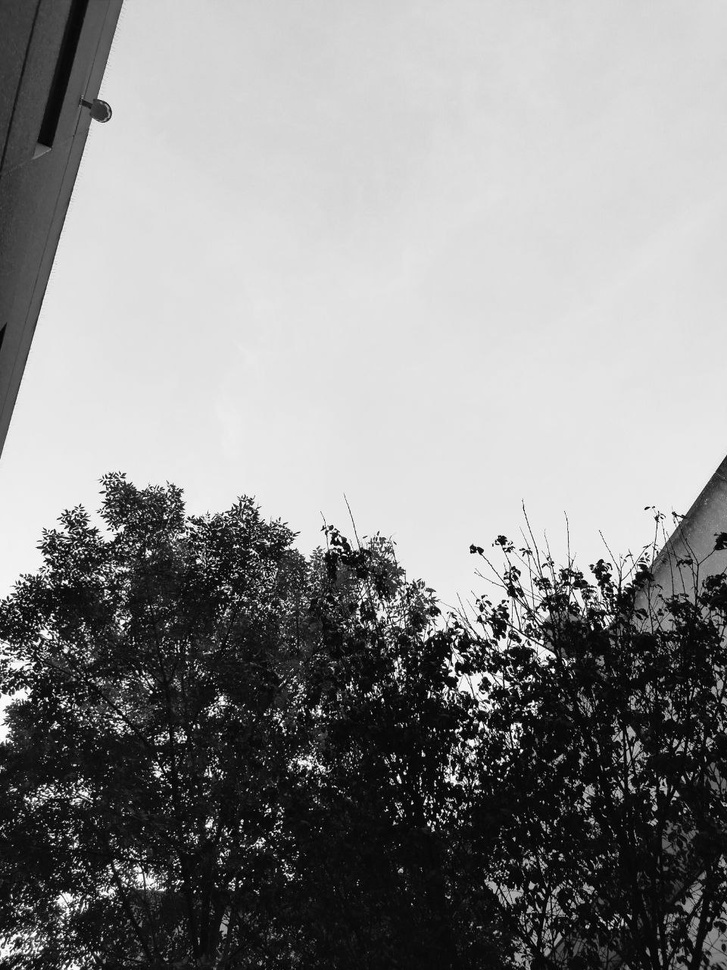
%> input picture IMG/1.jpg, 727 x 970 px, shrunk from 960 x 1280 before the run
$ octave Ecualizar_Img.m   (GNU Octave 9; MATLAB toolbox functions it lacks are replaced by stand-ins)
%> lines starting %> are read from the running program, lines starting %| are printed output that depends on the picture
clc;
clear all;
close all;

%Extraccion de las imagenes
ruta={'IMG/1.jpg','IMG/2.jpg','IMG/3.jpg','IMG/4.jpg'};

for k=1:4
    %Abrir la imagen
    img=imread(string(ruta(k)));
%> img is the input picture: size 970x727x3 uint8; min 0, max 255, mean 138.9

    %Interfaz para pedir los niveles discretos de gris
    prompt="Ingrese el valor del nivel discreto de gris";
    t='Valor del nivel de gris';
    dims=[1 50];
    definput={'20'};
    n=inputdlg(prompt,t,dims,definput);
%> the answer given: 20
    n=str2double(n);

    %Ecualizacion de la imagen
    imgec=histeq(img,n);%Número de niveles discretos de gris
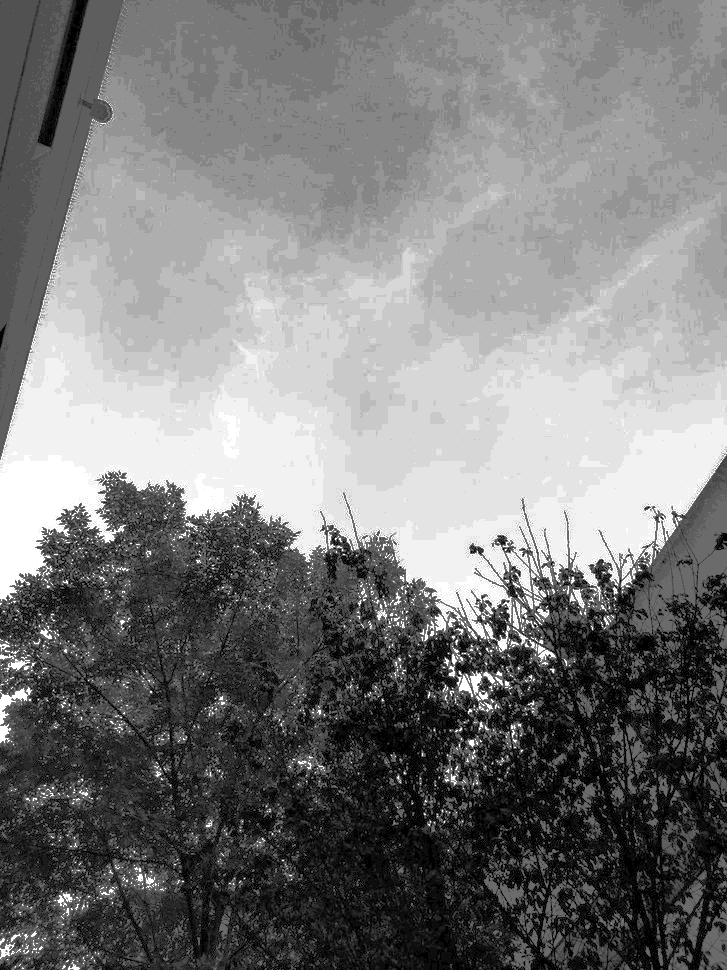
%> imgec: size 970x727x3 uint8; min 0, max 255, mean 123.3

    %Mostramos la imagen
    figure
    imshowpair(img,imgec,'montage')
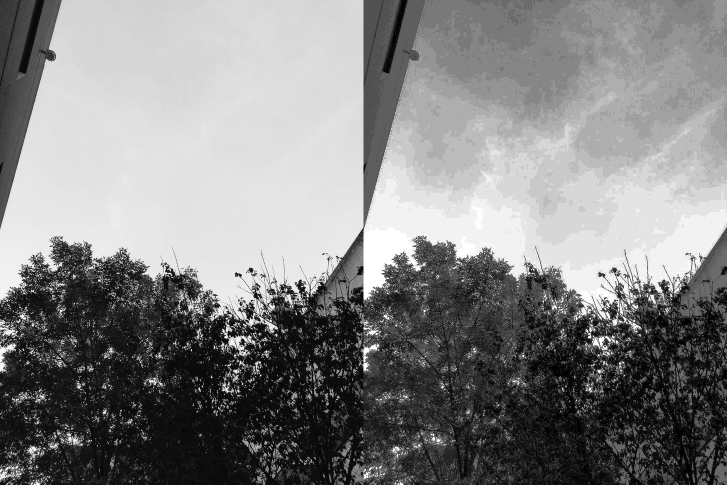
%> displayed picture: size 970x1454x3, on the screen's scale of 0 to 255 (shown at 1/2 size); min 0, max 255, mean 131.1

    figure
    subplot(1,2,1)
    imhist(img)
    title('Histograma original')
    subplot(1,2,2)
    imhist(imgec)
    title('Histograma Ecualizado')
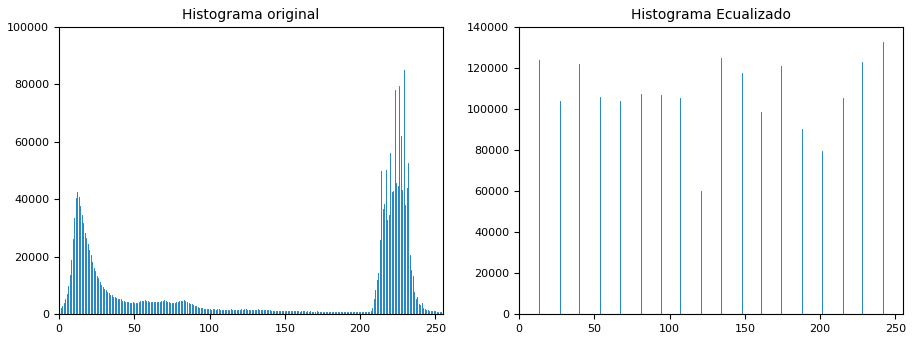
%> figure redrawn from the program's plot data, 2 panels; panel 1: highest point at x = 229, y = 85092; panel 2: highest point at x = 242, y = 132519
end
%> pass 2 of the loop `for k=1:4`:
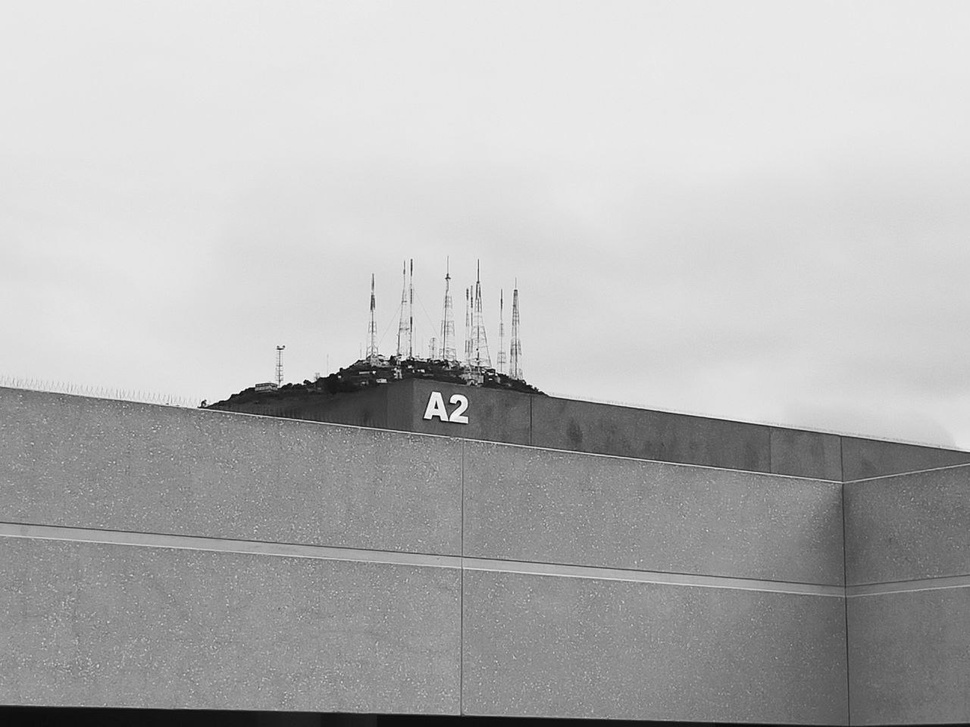
%> input picture IMG/2.jpg, 970 x 727 px, shrunk from 1280 x 960 before the run
%> img is the input picture: size 727x970x3 uint8; min 0, max 255, mean 180.3
%> the answer given: 20
%> imgec: size 727x970x3 uint8
%> `imshowpair(img,imgec,'montage')`:
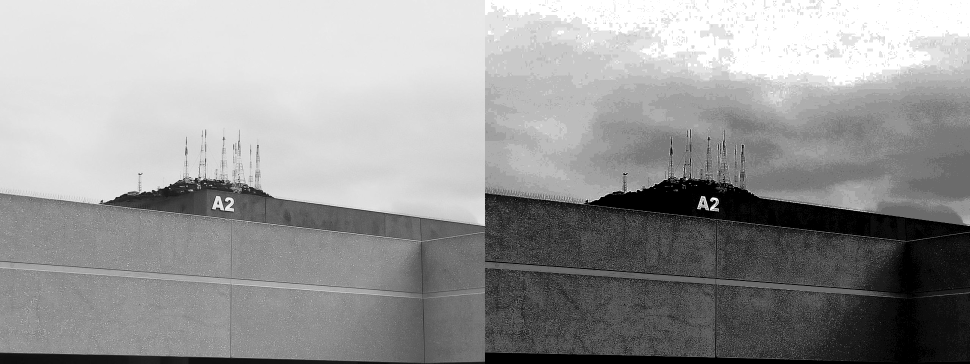
%> displayed picture: size 727x1940x3, on the screen's scale of 0 to 255 (shown at 1/2 size); min 0, max 255, mean 152.5
%> `title('Histograma Ecualizado')`:
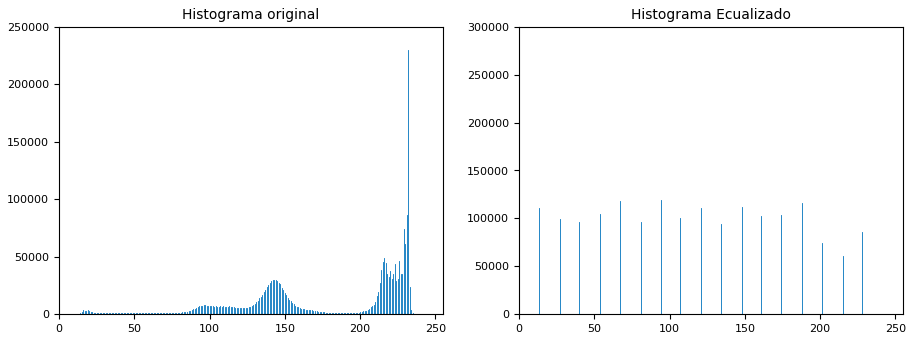
%> figure redrawn from the program's plot data, 2 panels; panel 1: highest point at x = 232, y = 229575; panel 2: highest point at x = 255, y = 259173
%> pass 3 of the loop `for k=1:4`:
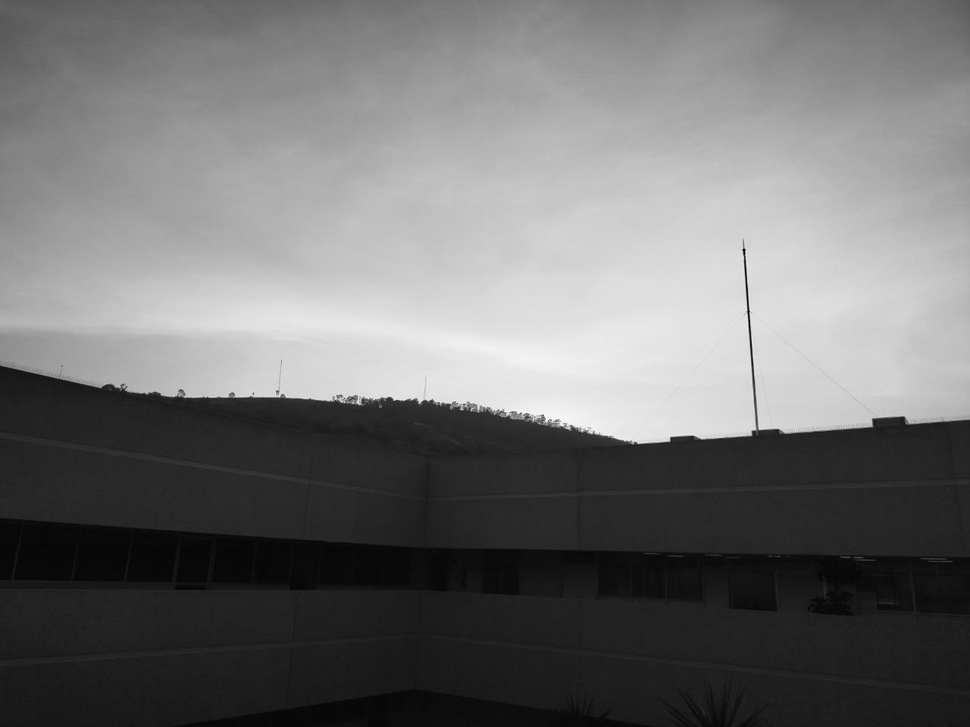
%> input picture IMG/3.jpg, 970 x 727 px, shrunk from 1280 x 960 before the run
%> img is the input picture: size 727x970x3 uint8; min 0, max 255, mean 113.1
%> the answer given: 20
%> `imshowpair(img,imgec,'montage')`:
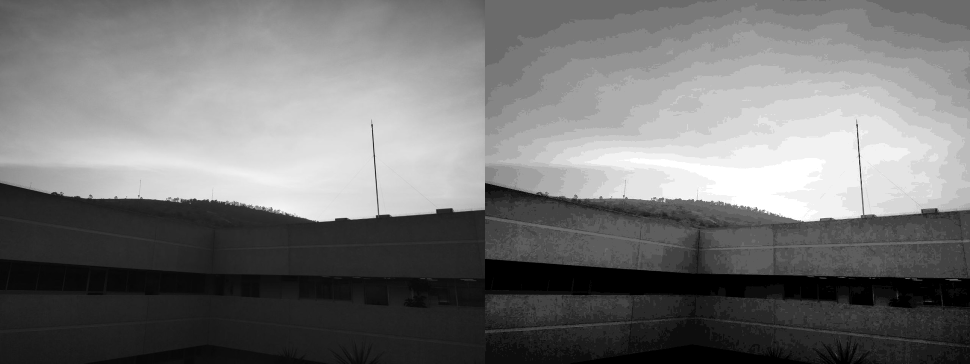
%> displayed picture: size 727x1940x3, on the screen's scale of 0 to 255 (shown at 1/2 size); min 0, max 255, mean 117.6
%> `title('Histograma Ecualizado')`:
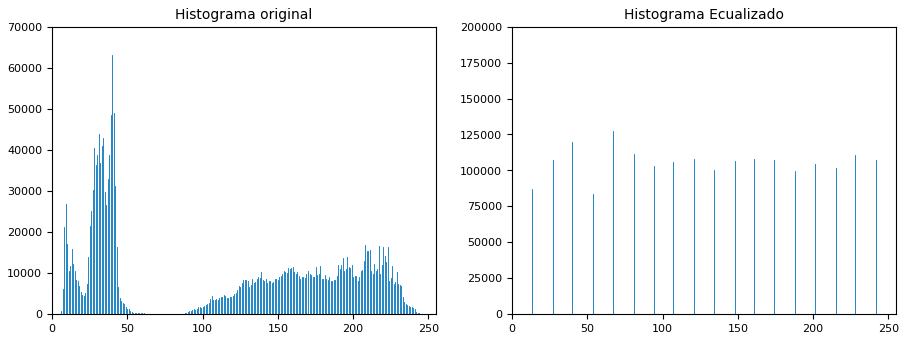
%> figure redrawn from the program's plot data, 2 panels; panel 1: highest point at x = 40, y = 63108; panel 2: highest point at x = 0, y = 155913
%> the loop made 4 passes; the first 3 are shown
